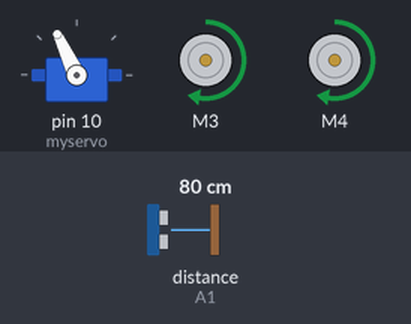
Recording of a sketch running on a simulated Arduino Uno, built with avr-gcc and run on an emulated ATmega328P. Parts: servo, 2 × DC motor (green arrow = forward, orange = backward, longer = faster). The inputs (shaded band) are chosen by the test bench; at power-on: distance to the obstacle (sensor on A1) 80 cm. The echo pulse lasts 58.3 µs per cm.

Above: at 3.9 s.
4.0 s: distance to the obstacle (sensor on A1) set to 17 cm
5.5 s: distance to the obstacle (sensor on A1) set to 13 cm
At 6.8 s:
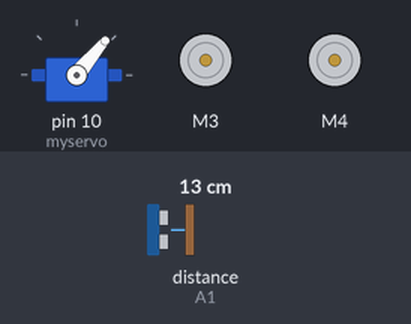
10.7 s: distance to the obstacle (sensor on A1) set to 2 cm
16.7 s: distance to the obstacle (sensor on A1) set to 35 cm
At 18.1 s:
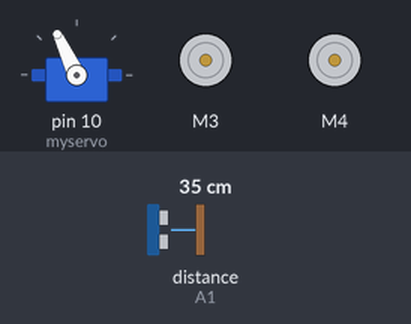
18.4 s: distance to the obstacle (sensor on A1) set to 4 cm
At 20.8 s:
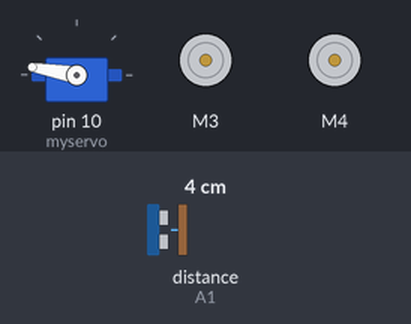
Timing chart, 0 to 22.4 s (numbered marks = the images above; inputs shaded):
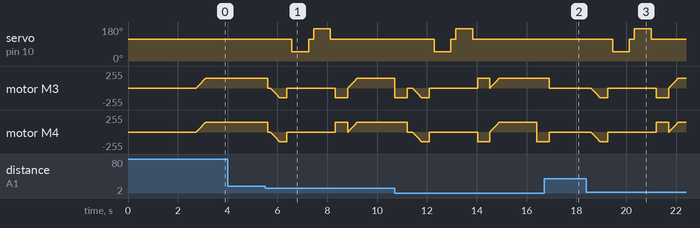

Measured:
- the behaviour switches between 16 and 15 cm on distance to the obstacle (sensor on A1) (found by bisection; images 0 and 1)
- after the input at 4.0 s, every drawn part: stays the same
- after the input at 5.5 s, servo on pin 10 (myservo): 115° → 50° after 1.1 s, → 115° 0.67 s later, → 170° 0.20 s later, → 115° 0.67 s later
- after the input at 16.7 s, servo on pin 10 (myservo): stays 115° (without the input it goes to 50° after 1.3 s); motor M3, motor M4: goes on until 16.9 s, then stays stopped
- after the input at 18.4 s, servo on pin 10 (myservo): 115° → 50° after 1.1 s, → 115° 0.67 s later, → 170° 0.20 s later, → 115° 0.67 s later

The sketch:

sketch_sep16a.ino
```cpp
#include <AFMotor.h>
#include <NewPing.h>
#include <Servo.h>

#define TRIG_PIN A0
#define ECHO_PIN A1
#define MAX_DISTANCE 300
#define MAX_SPEED 150
#define MAX_SPEED_OFFSET 20

NewPing sonar(TRIG_PIN, ECHO_PIN, MAX_DISTANCE);

AF_DCMotor motor3(3, MOTOR34_1KHZ);
AF_DCMotor motor4(4, MOTOR34_1KHZ);
Servo myservo;

boolean goesForward = false;
int distance = 100;
int speedSet = 0;
int obstacleCount = 0;  // To track the number of times obstacles are encountered

void setup() {
  myservo.attach(10);
  myservo.write(115);
  delay(2000);
  distance = readPing();
  delay(100);
  distance = readPing();
  delay(100);
  distance = readPing();
  delay(100);
  distance = readPing();
  delay(100);
}

void loop() {
  int distanceR = 0;
  int distanceL = 0;
  delay(40);

  if (distance <= 15) {
    moveStop();
    delay(100);
    moveBackward();
    delay(300);
    moveStop();
    delay(200);
    distanceR = lookRight();
    delay(200);
    distanceL = lookLeft();
    delay(200);

    if (obstacleCount == 0) {  // First obstacle, turn right
      turnRight();
      moveStop();
      moveForward();
      delay(1500);
      moveStop();
      turnRight();
      moveStop();
      obstacleCount++;  // Increment obstacle count
    }
    else if (obstacleCount == 1) {  // Second obstacle, turn left
      turnLeft();
      moveStop();
      moveForward();
      delay(1500);
      moveStop();
      turnLeft();
      moveStop();
      obstacleCount = 0;  // Reset obstacle count after second turn
    }
  }
  else {
    moveForward();
  }

  distance = readPing();
}

int lookRight() {
  myservo.write(50);
  delay(500);
  int distance = readPing();
  delay(100);
  myservo.write(115);
  return distance;
}

int lookLeft() {
  myservo.write(170);
  delay(500);
  int distance = readPing();
  delay(100);
  myservo.write(115);
  return distance;
}

int readPing() {
  delay(70);
  int cm = sonar.ping_cm();
  if (cm == 0) {
    cm = 250;
  }
  return cm;
}

void moveStop() {
  motor3.run(RELEASE);
  motor4.run(RELEASE);
}

void moveForward() {
  if (!goesForward) {
    goesForward = true;

    motor3.run(FORWARD);
    motor4.run(FORWARD);
    for (speedSet = 0; speedSet < MAX_SPEED; speedSet += 2) {
      motor3.setSpeed(speedSet);
      motor4.setSpeed(speedSet);
      delay(5);
    }
  }
}

void moveBackward() {
  goesForward = false;

  motor3.run(BACKWARD);
  motor4.run(BACKWARD);
  for (speedSet = 0; speedSet < MAX_SPEED; speedSet += 2) {
    motor3.setSpeed(speedSet);
    motor4.setSpeed(speedSet);
    delay(5);
  }
}

void turnRight() {
  motor4.run(FORWARD);
  motor3.run(BACKWARD);
  delay(500);
  moveStop();
}

void turnLeft() {
  motor3.run(FORWARD);
  motor4.run(BACKWARD);
  delay(500);
  moveStop();
}
```
